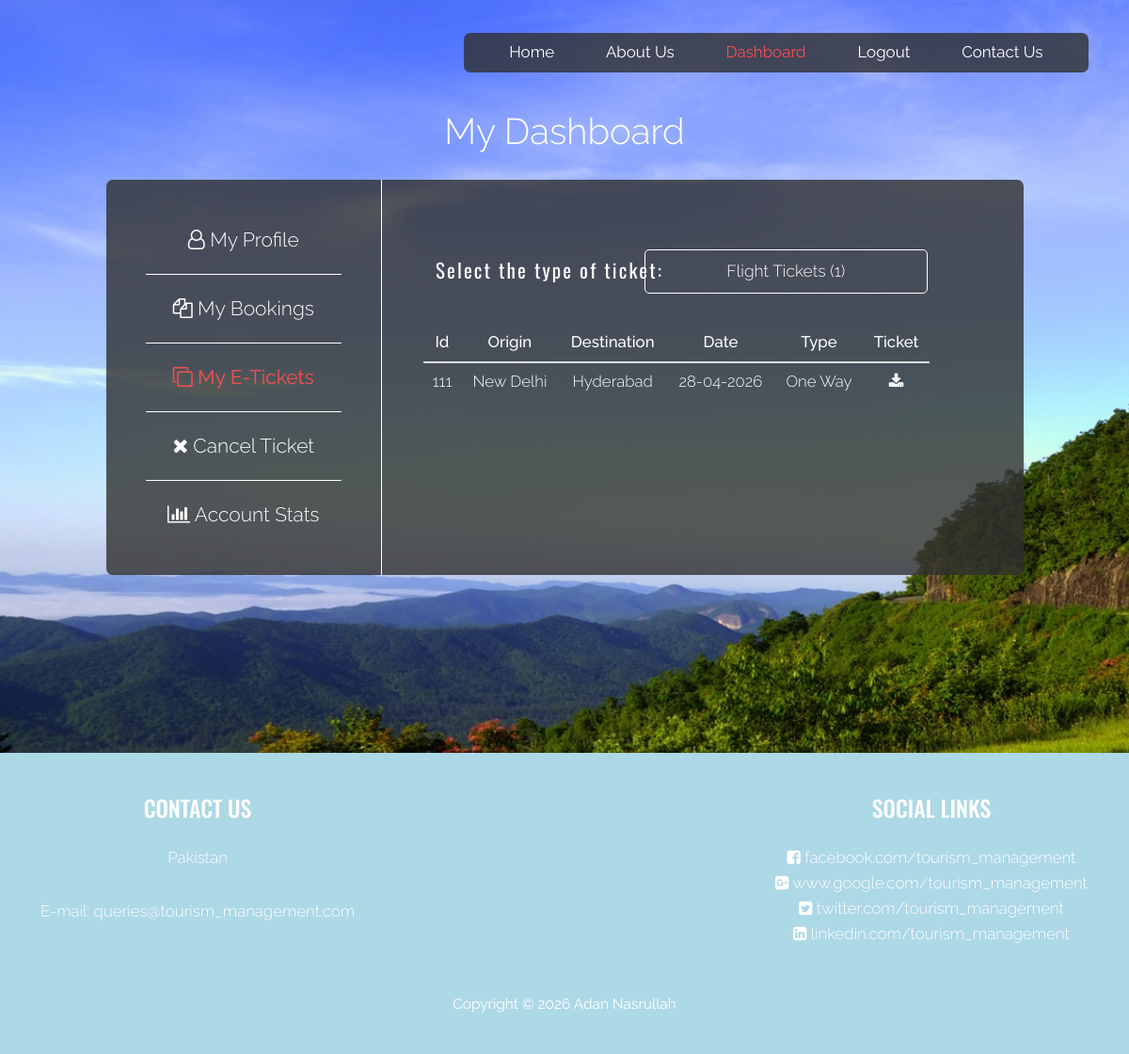
The app's page /userDashboardETickets.php (signed in) with its own data.
### tables this page shows
CREATE TABLE `flightbookings` (
  `bookingID` int(10) NOT NULL,
  `username` varchar(50) NOT NULL,
  `date` varchar(50) NOT NULL,
  `cancelled` varchar(20) NOT NULL,
  `origin` varchar(50) NOT NULL,
  `destination` varchar(50) NOT NULL,
  `passengers` int(10) NOT NULL,
  `type` varchar(50) NOT NULL
);

### userDashboardETickets.php (the view, shortened to what this page needs)
<!DOCTYPE html>
<html lang="en">
	<head>
    	<link href="css/main.css" rel="stylesheet">
    	<link href="css/bootstrap.min.css" rel="stylesheet">
    	<link href="css/bootstrap-select.css" rel="stylesheet">
		<link href="css/bootstrap-datetimepicker.css" rel="stylesheet">
    	<link href="https://maxcdn.bootstrapcdn.com/font-awesome/4.7.0/css/font-awesome.min.css" rel="stylesheet">
	</head>
	<?php
		$servername = "localhost";
		$username = "root";
		$password = "";
		$dbname = "travel";
		$conn = new mysqli($servername, $username, $password, $dbname);
	?>
	<body>
		<div class="container-fluid">
			<div class="col-sm-12 userDashboard text-center">
			<?php include("common/headerDashboardTransparentLoggedIn.php"); ?>
			<div class="col-sm-12">
				<div class="heading text-center">
					My Dashboard
				</div>
			</div>
			<div class="col-sm-1"></div>
			<div class="col-sm-3 containerBoxLeft">
				<a href="userDashboardProfile.php">
				<div class="col-sm-12 menuContainer bottomBorder">
					<span class="fa fa-user-o"></span> My Profile
				</div>
				</a>
				<a href="userDashboardBookings.php">
				<div class="col-sm-12 menuContainer bottomBorder">
					<span class="fa fa-copy"></span> My Bookings
				</div>
				</a>
				<div class="col-sm-12 menuContainer bottomBorder active">
					<span class="fa fa-clone"></span> My E-Tickets
				</div>
				<a href="userDashboardCancelTicket.php">
				<div class="col-sm-12 menuContainer bottomBorder">
					<span class="fa fa-close"></span> Cancel Ticket
				</div>
				</a>
				<a href="userDashboardAccountSettings.php">
				<div class="col-sm-12 menuContainer">
					<span class="fa fa-bar-chart"></span> Account Stats
				</div>
				</a>
			</div>
			<div class="col-sm-7 containerBoxRight text-left">
				<?php
					$user = $_SESSION["username"];
					$flightBookingsSQL = "SELECT COUNT(*) FROM `flightbookings` WHERE Username='$user' AND cancelled='no'";
					$flightBookingsQuery = $conn->query($flightBookingsSQL);
					$noOfFlightBookings = $flightBookingsQuery->fetch_array(MYSQLI_NUM);
				?>
				<div class="col-sm-12 tickets">
					<div class="col-sm-6 ticketsWrapper topMargin">
						<div class="tag">Select the type of ticket: </div>
					</div>
					<div class="col-sm-6 topMargin pullLeft">
					<select class="input" name="ticketTypeSelector" id="ticketTypeSelector"/>
						<option value="flightTickets">Flight Tickets (<?php echo $noOfFlightBookings[0]; ?>)</option>
					</div>
					<?php if($noOfFlightBookings[0]>0): ?>
				<div class="col-sm-12 ticketTableContainer pullABitLeft" id="flightTicketsWrapper">
						<table class="table table-responsive">
							<thead>
								<tr>
									<th class="tableHeaderTags text-center" style="vertical-align: middle;">Id</th>
									<th class="tableHeaderTags text-center" style="vertical-align: middle;">Origin</th>
									<th class="tableHeaderTags text-center" style="vertical-align: middle;">Destination</th>
									<th class="tableHeaderTags text-center" style="vertical-align: middle;">Date</th>
									<th class="tableHeaderTags text-center" style="vertical-align: middle;">Type</th>
									<th class="tableHeaderTags text-center" style="vertical-align: middle;">Ticket</th>
								</tr>
							</thead>
							<?php
								$flightTicketsSQL = "SELECT * FROM `flightbookings` WHERE username='$user' AND cancelled='no'";
								$flightTicketsQuery = $conn->query($flightTicketsSQL);
								while($flightTicketsRow = $flightTicketsQuery->fetch_assoc()) {
									$modeDB=$flightTicketsRow["type"];
									if($modeDB=="OneWayFlight") {
										$modePrint="One Way";
									}
									else if($modeDB=="ReturnTripFlight") {
										$modePrint="Return Trip";
									}
								?>
								<tr>
									<td class="tableElementTagsNoHover text-center"><?php echo $flightTicketsRow["bookingID"]; ?></td>
									<td class="tableElementTagsNoHover text-center"><?php echo $flightTicketsRow["origin"]; ?></td>
									<td class="tableElementTagsNoHover text-center"><?php echo $flightTicketsRow["destination"]; ?></td>
									<td class="tableElementTagsNoHover text-center"><?php echo $flightTicketsRow["date"]; ?></td>
									<td class="tableElementTagsNoHover text-center"><?php echo $modePrint; ?></td>
									<td class="text-center"><a href="tickets/ticket<?php echo $flightTicketsRow["bookingID"]; ?>.html" target="_blank"><span class="fa fa-download tableElementTags pullSpan"></span></a></td>
								</tr>
							<?php } ?>
						</table>
				</div>
				<?php endif; ?>
				</div>
			</div>
			<div class="col-sm-1"></div>
			</div>
		</div>
		<?php include("common/footer.php"); ?>
	</body>
</html>

### records on screen
flightbookings: bookingID "111", origin "New Delhi", destination "Hyderabad", date "28-04-2026", type "One Way"
